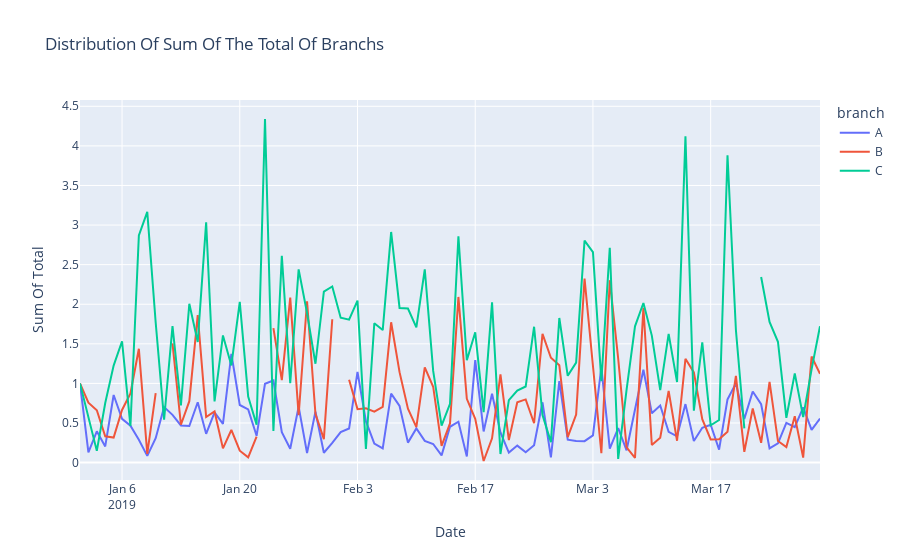

The code cell stored with this chart in its notebook:
### Markdown cell above
**Using Plotly Library:**

### Code cell
px.line(
    date_branch_total_pivot_normalized,
    labels={
        "date":"Date",
        "value":"Sum Of Total"
    },
    title="Distribution Of Sum Of The Total Of Branchs",
    color='branch'
)
